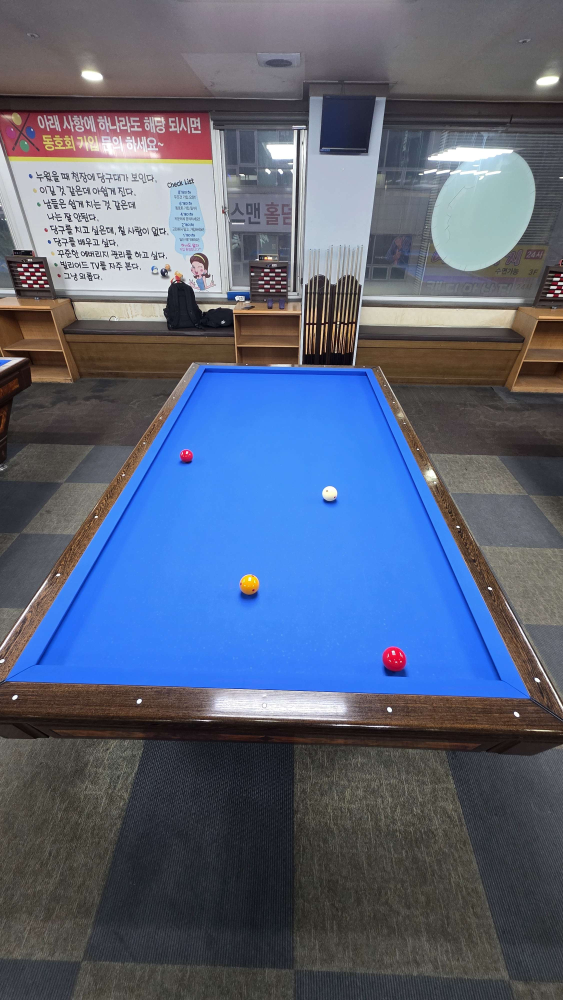
//> input picture img_Enhance/test_img1.jpg, 2252 x 4000 px (shown at 1/4 size)
$ ./Slicing_LigitNorm   (built with g++ and OpenCV 4)
//> lines starting //> are read from the running program, lines starting //| are printed output that depends on the picture; after the words box and inside, x2 and y2 are one past the last pixel; in counts of white or black regions, pixels touching at a corner belong together
#include <opencv2/opencv.hpp>
#include <iostream>
#include <vector>
#include <cmath>

using namespace std;
using namespace cv;

// ------------------------------------------------------------
// 조명(밝기) 보정: HSV V 채널 equalizeHist
// ------------------------------------------------------------
static Mat LightingNormalizeHSV(const Mat &srcBGR)
{
    if (srcBGR.empty() || srcBGR.type() != CV_8UC3)
    {
        cerr << "[LightingNormalizeHSV] invalid input image" << endl;
        return srcBGR.clone();
    }

    Mat hsv;
    cvtColor(srcBGR, hsv, COLOR_BGR2HSV);

    vector<Mat> ch;
    split(hsv, ch); // ch[0]=H, ch[1]=S, ch[2]=V

    equalizeHist(ch[2], ch[2]); // 밝기 균일화

    Mat hsv_eq;
    merge(ch, hsv_eq);

    Mat outBGR;
    cvtColor(hsv_eq, outBGR, COLOR_HSV2BGR);

    return outBGR;
}

// ------------------------------------------------------------
// 테이블(파란 천) 마스크 만들기
//    - 파란 천 Hue 범위로 inRange
//    - Morphology로 다듬고
//    - 약간 dilate해서 쿠션 경계까지 포함
//    반환: mask (CV_8UC1, 0 또는 255)
// ------------------------------------------------------------
static Mat MakeTableMask(const Mat &srcBGR)
{
    // 1. BGR -> HSV
    Mat hsv;
    cvtColor(srcBGR, hsv, COLOR_BGR2HSV);

    // 2. 파란 당구대 천만 먼저 threshold
    Scalar lowerBlue(90, 80, 60);    // H,S,V 최소
    Scalar upperBlue(140, 255, 255); // H,S,V 최대
    Mat maskBlue;
    inRange(hsv, lowerBlue, upperBlue, maskBlue);

    // 3. 노이즈 제거 (close -> open)
    Mat kernel = getStructuringElement(MORPH_ELLIPSE, Size(5, 5));
    morphologyEx(maskBlue, maskBlue, MORPH_CLOSE, kernel);
    morphologyEx(maskBlue, maskBlue, MORPH_OPEN, kernel);

    // ---------------------------
    // (A) 테이블 "윤곽 전체" 마스크 만들기
    // ---------------------------
    // 아이디어:
    //  - maskBlue에서 가장 큰 컨투어(=당구대 영역) 찾기
    //  - 컨투어를 근사 다각형(거의 사각형)으로 만들고
    //  - 다각형으로 꽉 채운 마스크를 tableHullMask로 쓴다
    //
    // 이렇게 만든 tableHullMask는
    //  "테이블 내부 전체"만 255인 마스크가 된다.
    // ---------------------------

    // 컨투어 탐색 준비
    vector<vector<Point>> contours;
    vector<Vec4i> hierarchy;
    findContours(maskBlue, contours, hierarchy, RETR_EXTERNAL, CHAIN_APPROX_SIMPLE);

    Mat tableHullMask = Mat::zeros(maskBlue.size(), CV_8UC1);

    if (!contours.empty())
    {
        // 가장 큰 컨투어 선택 (면적 최대)
        size_t bestIdx = 0;
        double bestArea = 0.0;
        for (size_t i = 0; i < contours.size(); ++i)
        {
            double area = contourArea(contours[i]);
            if (area > bestArea)
            {
                bestArea = area;
                bestIdx = i;
            }
        }

        // 선택된 컨투어 근사(사각형 비슷하게) -> 테이블 전체 영역 얻기
        vector<Point> poly;
        approxPolyDP(contours[bestIdx], poly, 10.0, true);
        // poly가 4점 근처일 가능성이 높음 (테이블 사각형 투시된 형태)

        // poly 로 채운 마스크 생성
        vector<vector<Point>> fillMe;
        fillMe.push_back(poly);
        fillPoly(tableHullMask, fillMe, Scalar(255));
    }

    // tableHullMask 가 이제 "테이블 전체" 영역 (255=테이블 내부)

    // ---------------------------
    // 파란 천 마스크를 팽창해서 공까지 포함
    // ---------------------------
    Mat maskDilated;
    dilate(maskBlue, maskDilated, kernel, Point(-1, -1), 2);
    // 여기서 maskDilated는 바깥으로도 조금 새어나갈 수 있음

    // ---------------------------
    // 최종 마스크 = (팽창된 마스크) AND (테이블 전체 영역)
    // ---------------------------
    Mat finalMask;
    bitwise_and(maskDilated, tableHullMask, finalMask);

    // finalMask:
    // - 테이블 영역 밖은 절대 0 (tableHullMask 덕분)
    // - 테이블 안은 원래 파란 천 + 약간 확장 (공 포함)

    return finalMask;
}

/*
// dilate 세부 조정 필요(위 코드로 해결)
static Mat MakeTableMask(const Mat &srcBGR)
{
    Mat hsv;
    cvtColor(srcBGR, hsv, COLOR_BGR2HSV);

    // 파란 당구대 천 범위 (넉넉하게 설정)
    Scalar lowerBlue(90, 80, 60);    // H,S,V 최소
    Scalar upperBlue(140, 255, 255); // H,S,V 최대

    Mat maskBlue;
    inRange(hsv, lowerBlue, upperBlue, maskBlue);

    // 잡티 제거 & 구멍 메우기
    Mat kernel = getStructuringElement(MORPH_ELLIPSE, Size(5, 5));
    morphologyEx(maskBlue, maskBlue, MORPH_CLOSE, kernel);
    morphologyEx(maskBlue, maskBlue, MORPH_OPEN, kernel);

    // 테이블 경계(쿠션 부분)까지 조금 더 포함시키고 싶으면 팽창(dilate), 팽창 안하면, 영역안에 공이 안잡힘, 팽창 하면 공은 잡히는데 당구대 영역이 좀 더 커짐
    // dilate(maskBlue, maskBlue, kernel, Point(-1, -1), 2);

    return maskBlue;
}
*/

// ------------------------------------------------------------
// 최종 합성
//    - tableMask 영역 안: 원본(조명 보정된) 색 유지 (파란 천 + 공 색 전부 그대로)
//    - tableMask 영역 밖: (0,0,0)
// ------------------------------------------------------------
static Mat KeepOnlyInsideTable(const Mat &srcBGR, const Mat &tableMask)
{
    Mat result = Mat::zeros(srcBGR.size(), srcBGR.type());
    srcBGR.copyTo(result, tableMask); // 마스크가 0이 아닌 영역만 복사
    return result;
}

// ------------------------------------------------------------
// main
// ------------------------------------------------------------
int main(void)
{
    Mat img = imread("test_img1.jpg", IMREAD_COLOR);
//> img is the input picture: 4000 rows x 2252 cols, CV_8UC3; mean B, G, R 122, 99.2, 88.5
    if (img.empty())
    {
        cerr << "Failed to load image: " << endl;
        return 1;
    }

    // 리사이즈(원본 너무 커서 보기 힘듦..)
    int targetHeight = 1000;
    if (img.rows > targetHeight)
    {
        double scale = static_cast<double>(targetHeight) / img.rows;
//> scale = 0.25
        resize(img, img, Size(), scale, scale);
//> img: 1000 rows x 563 cols, CV_8UC3
        cout << "[Info] resized to " << img.cols << " x " << img.rows << endl;
//| [Info] resized to 563 x 1000
    }

    // (2) 조명 보정 (밝기 평활화)
    Mat img_norm = LightingNormalizeHSV(img);
//> in LightingNormalizeHSV, `cvtColor(srcBGR, hsv, COLOR_BGR2HSV);`: hsv: 1000 rows x 563 cols, CV_8UC3; mean H, S, V 80.7, 76.8, 130.4
//> in LightingNormalizeHSV, `split(hsv, ch);`:
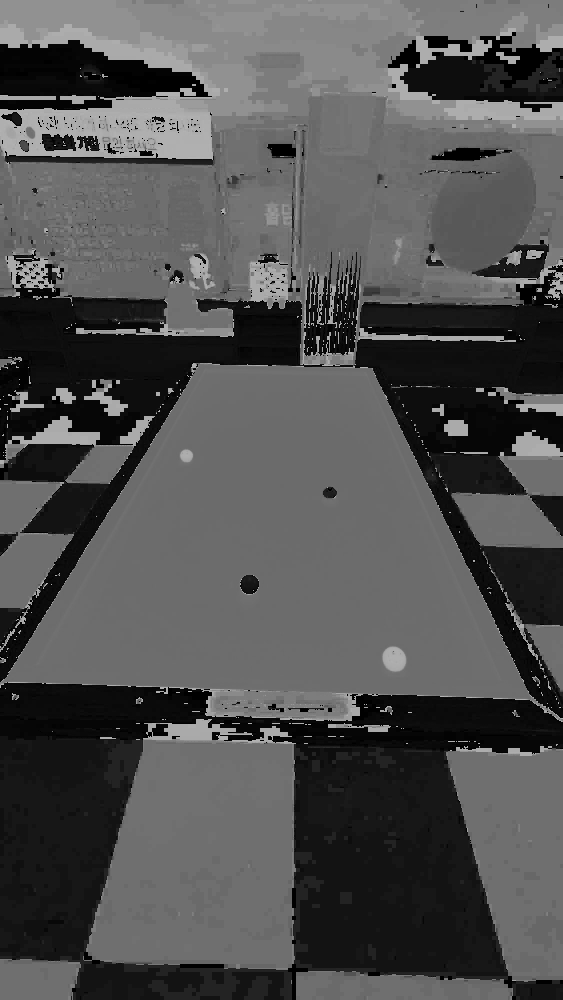
//> ch[0]: 1000 rows x 563 cols, CV_8UC1; min 0, max 179, mean 80.7
//> in LightingNormalizeHSV, `split(hsv, ch);`:
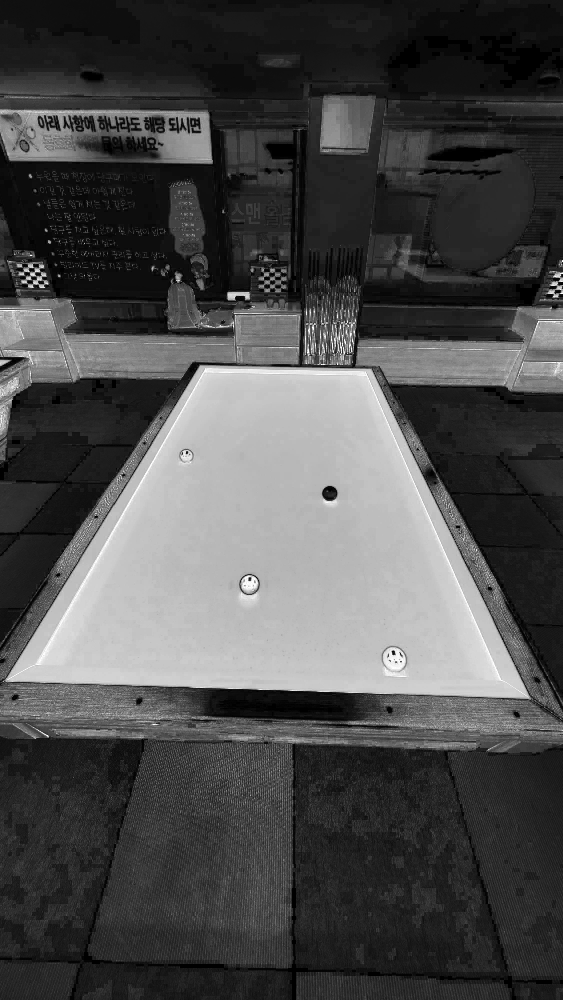
//> ch[1]: 1000 rows x 563 cols, CV_8UC1; min 0, max 255, mean 76.8
//> in LightingNormalizeHSV, `equalizeHist(ch[2], ch[2]);`:
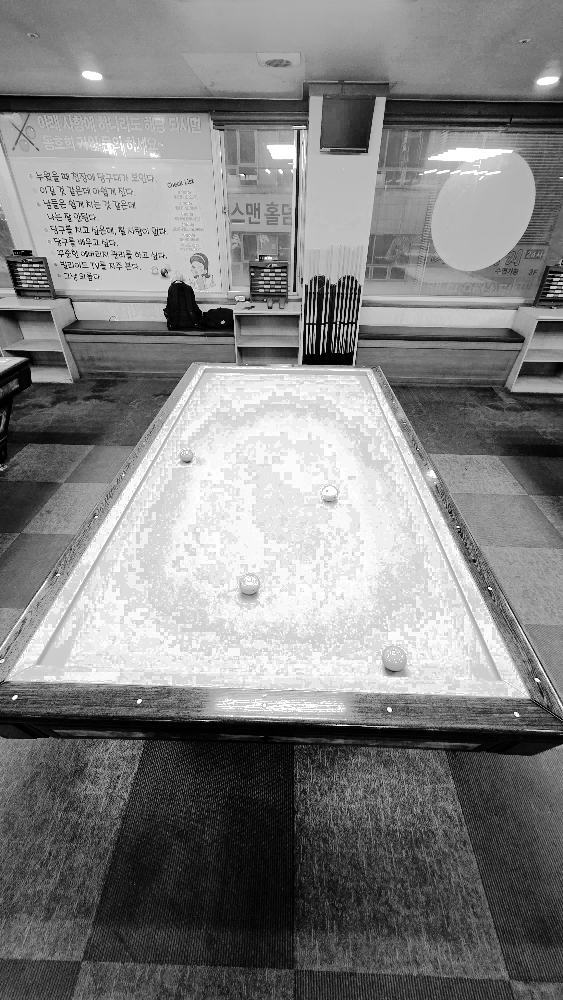
//> ch[2]: 1000 rows x 563 cols, CV_8UC1; min 0, max 255, mean 128.7
//> in LightingNormalizeHSV, `merge(ch, hsv_eq);`: hsv_eq: 1000 rows x 563 cols, CV_8UC3; mean H, S, V 80.7, 76.8, 128.7
//> in LightingNormalizeHSV, `cvtColor(hsv_eq, outBGR, COLOR_HSV2BGR);`:
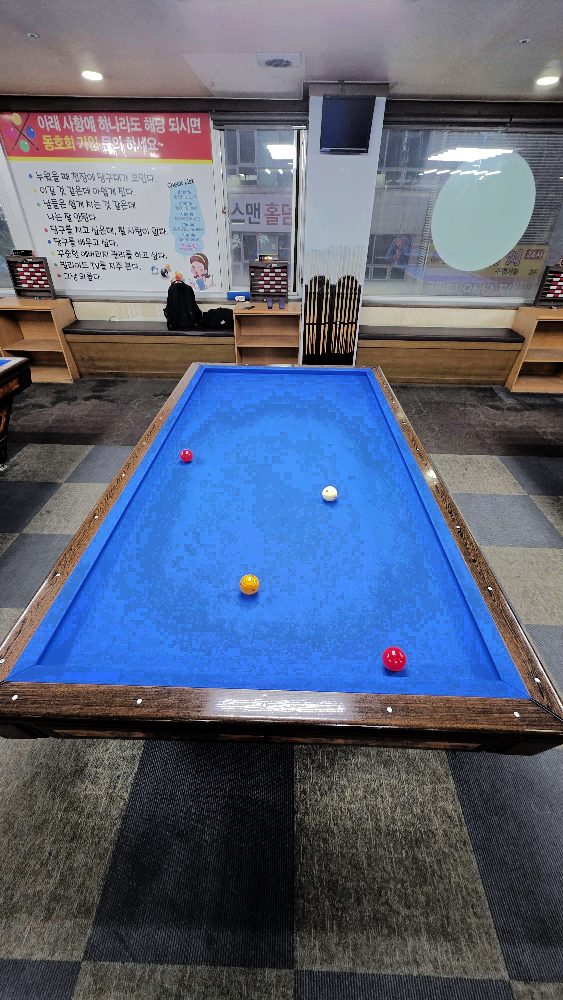
//> outBGR: 1000 rows x 563 cols, CV_8UC3; mean B, G, R 119.8, 98.6, 89.3

    // (3) 테이블 마스크 생성 (파란 천 기반)
    Mat tableMask = MakeTableMask(img_norm);
//> in MakeTableMask, `cvtColor(srcBGR, hsv, COLOR_BGR2HSV);`: hsv: 1000 rows x 563 cols, CV_8UC3; mean H, S, V 79.4, 79.4, 128.7
//> in MakeTableMask, `inRange(hsv, lowerBlue, upperBlue, maskBlue);`:
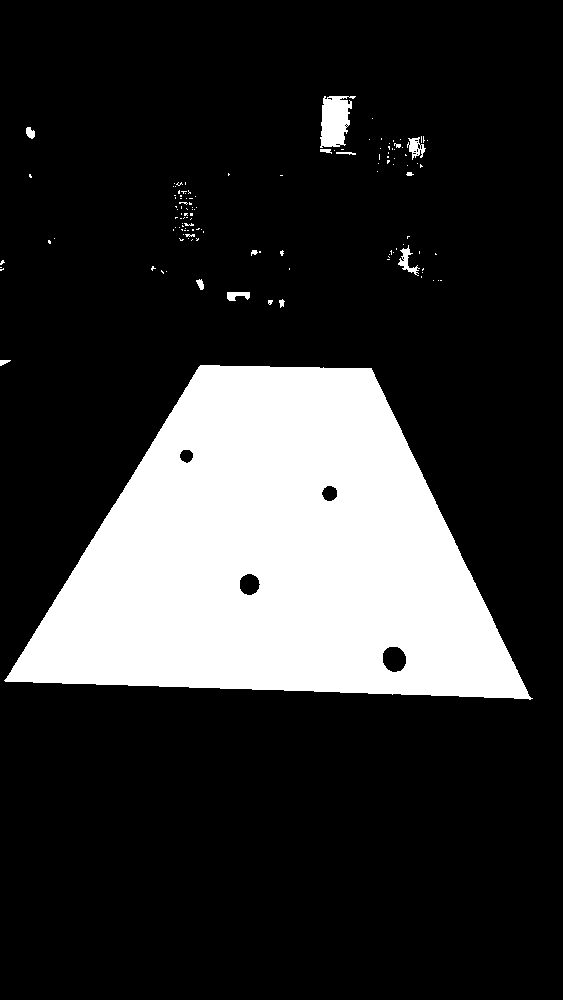
//> maskBlue: 1000 rows x 563 cols, CV_8UC1; 20.4% white; 127 white regions (112 under 20 px), largest, box (x1, y1, x2, y2) and area: (4, 365, 533, 700) 111940, (320, 96, 356, 148) 1295, (398, 245, 420, 276) 218
//> in MakeTableMask, `morphologyEx(maskBlue, maskBlue, MORPH_OPEN, kernel);`:
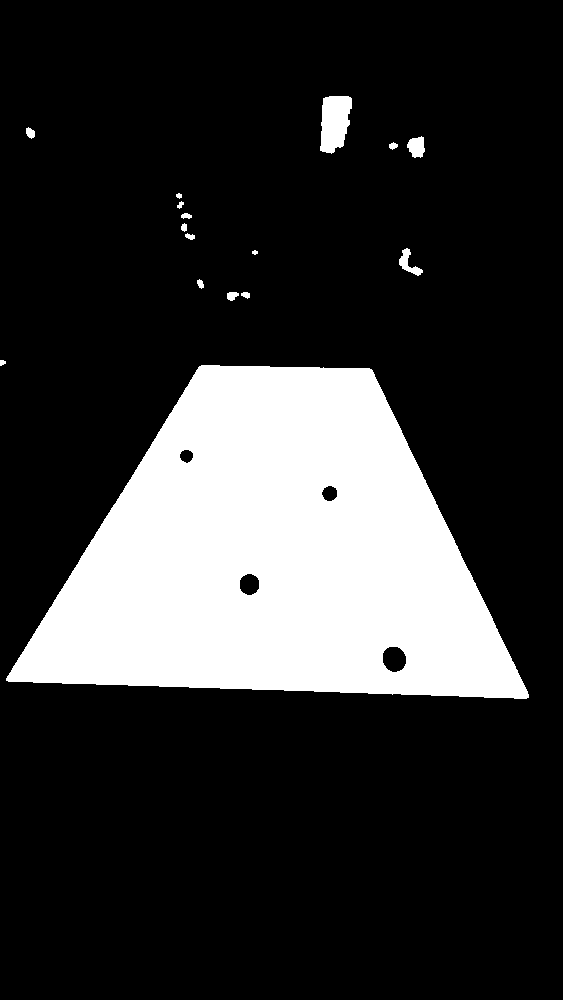
//> maskBlue: 1000 rows x 563 cols, CV_8UC1; 20.3% white; 16 white regions
//> in MakeTableMask, `findContours(maskBlue, contours, hierarchy, RETR_EXTERNAL, CHAIN_APPRO..`: contours = 16 contours, 3 with area under 20; largest, box (x1, y1, x2, y2) and area: (6, 365, 529, 699) 112344, (320, 96, 352, 154) 1352, (407, 136, 425, 158) 256, (399, 248, 423, 276) 217, (227, 292, 239, 301) 64
//> the loop in MakeTableMask, `for (size_t i = 0; i < contours.size(); ++i)` made 16 passes
//> (area, bestArea) on pass 1: (112344, 112344)
//> area on passes 3, 4, 5, 7, 8, 9: 33, 63.5, 35, 217, 33.5, 30
//> after the loop in MakeTableMask, `for (size_t i = 0; i < contours.size(); ++i)`: bestArea = 112344; bestIdx = 0
//> in MakeTableMask, `approxPolyDP(contours[bestIdx], poly, 10.0, true);`: poly = 4 Points (x, y): [6, 678], [528, 697], [369, 368], [199, 366]
//> in MakeTableMask, `fillMe.push_back(poly);`: fillMe = 1 contour; box (x1, y1, x2, y2) and area: (6, 366, 529, 698) 111072
//> in MakeTableMask, `fillPoly(tableHullMask, fillMe, Scalar(255));`: tableHullMask: 1000 rows x 563 cols, CV_8UC1; 19.8% white; 1 white region, box (x1, y1, x2, y2) and area: (6, 366, 529, 698) 111739
//> in MakeTableMask, `dilate(maskBlue, maskDilated, kernel, Point(-1, -1), 2);`: maskDilated: 1000 rows x 563 cols, CV_8UC1; 22.1% white; 11 white regions, largest, box (x1, y1, x2, y2) and area: (2, 361, 533, 703) 118755, (316, 92, 356, 158) 2139, (172, 189, 199, 244) 799
//> in MakeTableMask, `bitwise_and(maskDilated, tableHullMask, finalMask);`: finalMask: 1000 rows x 563 cols, CV_8UC1; 19.8% white; 1 white region, box (x1, y1, x2, y2) and area: (6, 366, 529, 698) 111381

    // (4) 마스크 안은 모두 살리고 (천 + 공), 마스크 밖은 0으로
    Mat tableAndBallsOnly = KeepOnlyInsideTable(img_norm, tableMask);
//> in KeepOnlyInsideTable, `srcBGR.copyTo(result, tableMask);`:
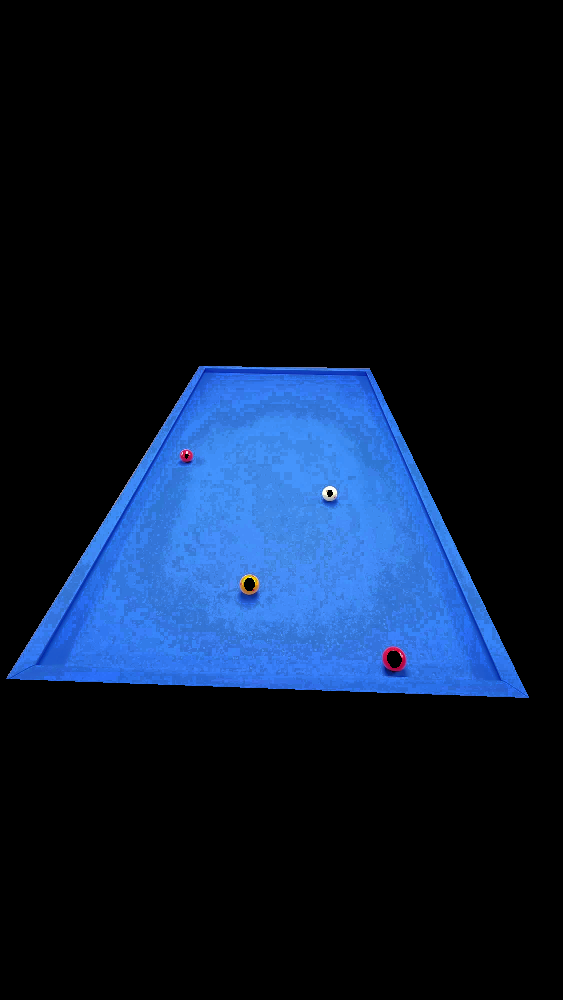
//> result: 1000 rows x 563 cols, CV_8UC3; mean B, G, R 45.5, 24.4, 11

    imshow("Original", img);
    imshow("LightingNormalized", img_norm);
    imshow("TableMask", tableMask); // 흰 부분이 테이블로 인식된 영역
    imshow("TableAndBallsOnly", tableAndBallsOnly);

    // 결과 영상 저장
    imwrite("LightingNormalized.png", img_norm);
    imwrite("TableMask.png", tableMask);
    imwrite("TableAndBallsOnly.png", tableAndBallsOnly);

    waitKey(0);
    destroyAllWindows();

    return 0;
}

$ run again, with img_Enhance/test_img2.jpg copied over img_Enhance/test_img1.jpg
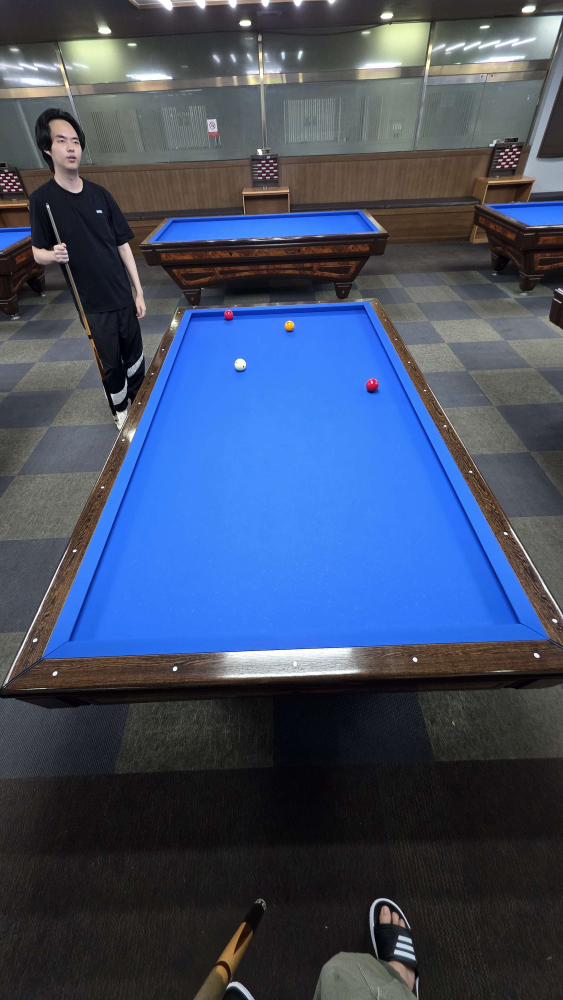
//> input picture img_Enhance/test_img2.jpg, 2252 x 4000 px (shown at 1/4 size)
//> img is the input picture: 4000 rows x 2252 cols, CV_8UC3; mean B, G, R 103.3, 77.7, 64.4
//> img: 1000 rows x 563 cols, CV_8UC3
//| [Info] resized to 563 x 1000
//> hsv_eq: 1000 rows x 563 cols, CV_8UC3; mean H, S, V 81.5, 81.9, 128.8
//> in MakeTableMask, `morphologyEx(maskBlue, maskBlue, MORPH_OPEN, kernel);`:
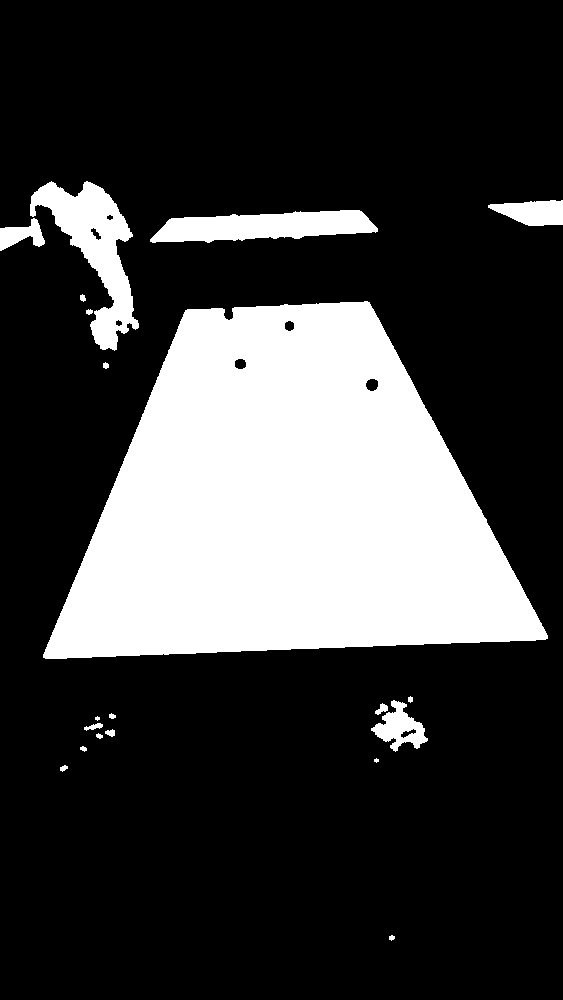
//> maskBlue: 1000 rows x 563 cols, CV_8UC1; 24% white; 20 white regions (2 under 20 px)
//> contours = 20 contours, 6 with area under 20; largest, box (x1, y1, x2, y2) and area: (43, 301, 548, 659) 118502, (30, 181, 139, 351) 6843, (150, 210, 378, 243) 4874, (371, 700, 428, 752) 1328, (488, 200, 563, 226) 1306
//> the loop in MakeTableMask, `for (size_t i = 0; i < contours.size(); ++i)` made 20 passes
//> (area, bestArea) on passes 2, 6, 7, 10, 11, 15: (25.5, 25.5), (40.5, 40.5), (59, 59), (64.5, 64.5), (1327.5, 1327.5), (118502.5, 118502.5)
//> after the loop in MakeTableMask, `for (size_t i = 0; i < contours.size(); ++i)`: bestArea = 118502.5; bestIdx = 14
//> poly = 7 Points (x, y): [547, 635], [369, 302], [234, 307], [229, 320], [222, 308], [185, 310], [43, 657]
//> fillMe = 1 contour; box (x1, y1, x2, y2) and area: (43, 302, 548, 658) 117228
//> tableHullMask: 1000 rows x 563 cols, CV_8UC1; 20.9% white; 1 white region, box (x1, y1, x2, y2) and area: (43, 302, 548, 658) 117920
//> maskDilated: 1000 rows x 563 cols, CV_8UC1; 26.6% white; 13 white regions, largest, box (x1, y1, x2, y2) and area: (39, 297, 552, 663) 125435, (0, 177, 143, 355) 10870, (146, 206, 382, 247) 7075
//> finalMask: 1000 rows x 563 cols, CV_8UC1; 20.9% white; 1 white region, box (x1, y1, x2, y2) and area: (43, 302, 548, 658) 117903
//> in KeepOnlyInsideTable, `srcBGR.copyTo(result, tableMask);`:
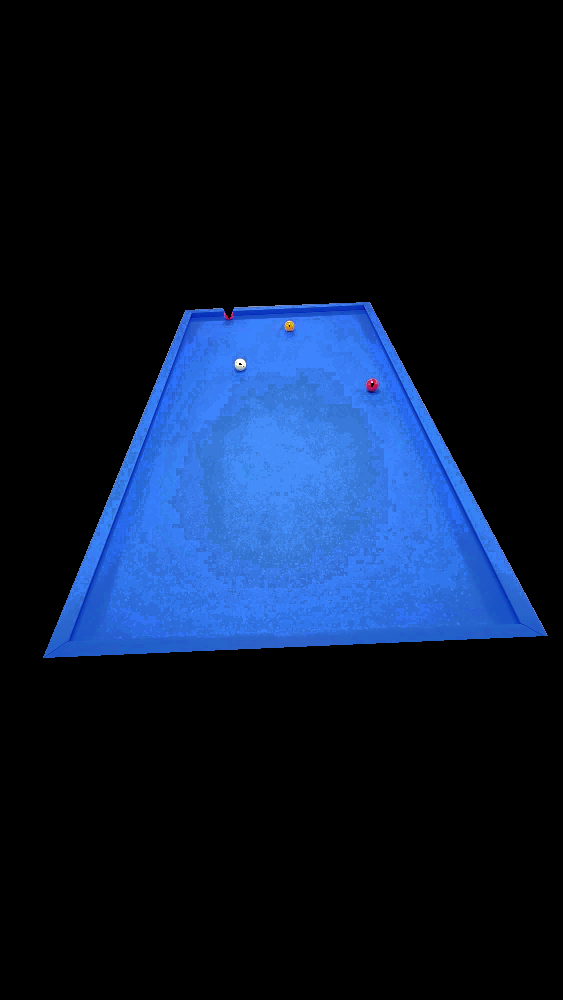
//> result: 1000 rows x 563 cols, CV_8UC3; mean B, G, R 47.8, 24.4, 10.9
